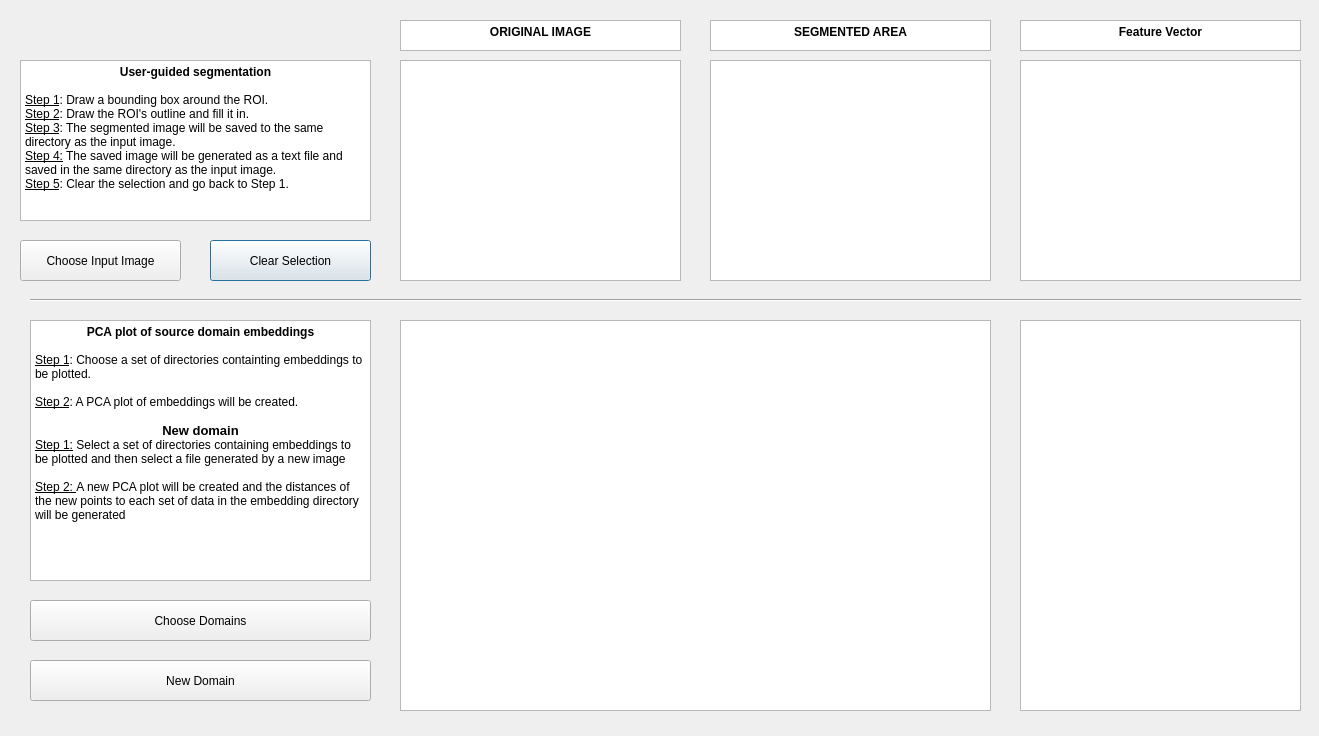
<?xml version="1.0" encoding="UTF-8"?>
<ui version="4.0">
 <class>Dialog</class>
 <widget class="QDialog" name="Dialog">
  <property name="geometry">
   <rect>
    <x>0</x>
    <y>0</y>
    <width>1319</width>
    <height>736</height>
   </rect>
  </property>
  <property name="windowTitle">
   <string>Dialog</string>
  </property>
  <widget class="QGraphicsView" name="originalImage">
   <property name="geometry">
    <rect>
     <x>400</x>
     <y>60</y>
     <width>281</width>
     <height>221</height>
    </rect>
   </property>
  </widget>
  <widget class="QGraphicsView" name="segmentedImage">
   <property name="geometry">
    <rect>
     <x>710</x>
     <y>60</y>
     <width>281</width>
     <height>221</height>
    </rect>
   </property>
  </widget>
  <widget class="QPushButton" name="clearSelection">
   <property name="geometry">
    <rect>
     <x>210</x>
     <y>240</y>
     <width>161</width>
     <height>41</height>
    </rect>
   </property>
   <property name="text">
    <string>Clear Selection</string>
   </property>
  </widget>
  <widget class="QTextBrowser" name="textBrowser">
   <property name="geometry">
    <rect>
     <x>20</x>
     <y>60</y>
     <width>351</width>
     <height>161</height>
    </rect>
   </property>
   <property name="html">
    <string>&lt;!DOCTYPE HTML PUBLIC &quot;-//W3C//DTD HTML 4.0//EN&quot; &quot;http://www.w3.org/TR/REC-html40/strict.dtd&quot;&gt;
&lt;html&gt;&lt;head&gt;&lt;meta name=&quot;qrichtext&quot; content=&quot;1&quot; /&gt;&lt;style type=&quot;text/css&quot;&gt;
p, li { white-space: pre-wrap; }
&lt;/style&gt;&lt;/head&gt;&lt;body style=&quot; font-family:'SimSun'; font-size:9pt; font-weight:400; font-style:normal;&quot;&gt;
&lt;p align=&quot;center&quot; style=&quot; margin-top:0px; margin-bottom:0px; margin-left:0px; margin-right:0px; -qt-block-indent:0; text-indent:0px;&quot;&gt;&lt;span style=&quot; font-family:'Segoe UI'; font-weight:696;&quot;&gt;User-guided segmentation&lt;/span&gt;&lt;span style=&quot; font-family:'Segoe UI';&quot;&gt;&lt;br /&gt;&lt;/span&gt;&lt;/p&gt;
&lt;p style=&quot; margin-top:0px; margin-bottom:0px; margin-left:0px; margin-right:0px; -qt-block-indent:0; text-indent:0px;&quot;&gt;&lt;span style=&quot; font-family:'Segoe UI'; text-decoration: underline;&quot;&gt;Step 1&lt;/span&gt;&lt;span style=&quot; font-family:'Segoe UI';&quot;&gt;: Draw a bounding box around the ROI.&lt;/span&gt;&lt;/p&gt;
&lt;p style=&quot; margin-top:0px; margin-bottom:0px; margin-left:0px; margin-right:0px; -qt-block-indent:0; text-indent:0px;&quot;&gt;&lt;span style=&quot; font-family:'Segoe UI'; text-decoration: underline;&quot;&gt;Step 2&lt;/span&gt;&lt;span style=&quot; font-family:'Segoe UI';&quot;&gt;: Draw the ROI's outline and fill it in. &lt;/span&gt;&lt;/p&gt;
&lt;p style=&quot; margin-top:0px; margin-bottom:0px; margin-left:0px; margin-right:0px; -qt-block-indent:0; text-indent:0px;&quot;&gt;&lt;span style=&quot; font-family:'Segoe UI'; text-decoration: underline;&quot;&gt;Step 3&lt;/span&gt;&lt;span style=&quot; font-family:'Segoe UI';&quot;&gt;: The segmented image will be saved to the same directory as the input image.&lt;/span&gt;&lt;/p&gt;
&lt;p style=&quot; margin-top:0px; margin-bottom:0px; margin-left:0px; margin-right:0px; -qt-block-indent:0; text-indent:0px;&quot;&gt;&lt;span style=&quot; font-family:'Segoe UI'; text-decoration: underline;&quot;&gt;Step 4:&lt;/span&gt;&lt;span style=&quot; font-family:'Segoe UI';&quot;&gt; The saved image will be generated as a text file and saved in the same directory as the input image.&lt;/span&gt;&lt;/p&gt;
&lt;p style=&quot; margin-top:0px; margin-bottom:0px; margin-left:0px; margin-right:0px; -qt-block-indent:0; text-indent:0px;&quot;&gt;&lt;span style=&quot; font-family:'Segoe UI'; text-decoration: underline;&quot;&gt;Step 5&lt;/span&gt;&lt;span style=&quot; font-family:'Segoe UI';&quot;&gt;: Clear the selection and go back to Step 1.&lt;/span&gt;&lt;/p&gt;&lt;/body&gt;&lt;/html&gt;</string>
   </property>
  </widget>
  <widget class="QTextBrowser" name="textBrowser_2">
   <property name="geometry">
    <rect>
     <x>400</x>
     <y>20</y>
     <width>281</width>
     <height>31</height>
    </rect>
   </property>
   <property name="html">
    <string>&lt;!DOCTYPE HTML PUBLIC &quot;-//W3C//DTD HTML 4.0//EN&quot; &quot;http://www.w3.org/TR/REC-html40/strict.dtd&quot;&gt;
&lt;html&gt;&lt;head&gt;&lt;meta name=&quot;qrichtext&quot; content=&quot;1&quot; /&gt;&lt;style type=&quot;text/css&quot;&gt;
p, li { white-space: pre-wrap; }
&lt;/style&gt;&lt;/head&gt;&lt;body style=&quot; font-family:'SimSun'; font-size:9pt; font-weight:400; font-style:normal;&quot;&gt;
&lt;p align=&quot;center&quot; style=&quot; margin-top:0px; margin-bottom:0px; margin-left:0px; margin-right:0px; -qt-block-indent:0; text-indent:0px;&quot;&gt;&lt;span style=&quot; font-family:'Segoe UI'; font-weight:696;&quot;&gt;ORIGINAL IMAGE&lt;/span&gt;&lt;/p&gt;&lt;/body&gt;&lt;/html&gt;</string>
   </property>
  </widget>
  <widget class="QTextBrowser" name="textBrowser_3">
   <property name="geometry">
    <rect>
     <x>710</x>
     <y>20</y>
     <width>281</width>
     <height>31</height>
    </rect>
   </property>
   <property name="html">
    <string>&lt;!DOCTYPE HTML PUBLIC &quot;-//W3C//DTD HTML 4.0//EN&quot; &quot;http://www.w3.org/TR/REC-html40/strict.dtd&quot;&gt;
&lt;html&gt;&lt;head&gt;&lt;meta name=&quot;qrichtext&quot; content=&quot;1&quot; /&gt;&lt;style type=&quot;text/css&quot;&gt;
p, li { white-space: pre-wrap; }
&lt;/style&gt;&lt;/head&gt;&lt;body style=&quot; font-family:'SimSun'; font-size:9pt; font-weight:400; font-style:normal;&quot;&gt;
&lt;p align=&quot;center&quot; style=&quot; margin-top:0px; margin-bottom:0px; margin-left:0px; margin-right:0px; -qt-block-indent:0; text-indent:0px;&quot;&gt;&lt;span style=&quot; font-family:'Segoe UI'; font-weight:696;&quot;&gt;SEGMENTED AREA&lt;/span&gt;&lt;/p&gt;&lt;/body&gt;&lt;/html&gt;</string>
   </property>
  </widget>
  <widget class="Line" name="line">
   <property name="geometry">
    <rect>
     <x>30</x>
     <y>290</y>
     <width>1271</width>
     <height>21</height>
    </rect>
   </property>
   <property name="orientation">
    <enum>Qt::Horizontal</enum>
   </property>
  </widget>
  <widget class="QGraphicsView" name="embeddingsView">
   <property name="geometry">
    <rect>
     <x>400</x>
     <y>320</y>
     <width>591</width>
     <height>391</height>
    </rect>
   </property>
  </widget>
  <widget class="QPushButton" name="chooseEmbeddingDirs">
   <property name="geometry">
    <rect>
     <x>30</x>
     <y>600</y>
     <width>341</width>
     <height>41</height>
    </rect>
   </property>
   <property name="text">
    <string>Choose Domains</string>
   </property>
  </widget>
  <widget class="QTextBrowser" name="textBrowser_4">
   <property name="geometry">
    <rect>
     <x>30</x>
     <y>320</y>
     <width>341</width>
     <height>261</height>
    </rect>
   </property>
   <property name="html">
    <string>&lt;!DOCTYPE HTML PUBLIC &quot;-//W3C//DTD HTML 4.0//EN&quot; &quot;http://www.w3.org/TR/REC-html40/strict.dtd&quot;&gt;
&lt;html&gt;&lt;head&gt;&lt;meta name=&quot;qrichtext&quot; content=&quot;1&quot; /&gt;&lt;style type=&quot;text/css&quot;&gt;
p, li { white-space: pre-wrap; }
&lt;/style&gt;&lt;/head&gt;&lt;body style=&quot; font-family:'SimSun'; font-size:9pt; font-weight:400; font-style:normal;&quot;&gt;
&lt;p align=&quot;center&quot; style=&quot; margin-top:0px; margin-bottom:0px; margin-left:0px; margin-right:0px; -qt-block-indent:0; text-indent:0px;&quot;&gt;&lt;span style=&quot; font-family:'Segoe UI'; font-weight:696;&quot;&gt;PCA plot of source domain embeddings&lt;/span&gt;&lt;span style=&quot; font-family:'Segoe UI';&quot;&gt;&lt;br /&gt;&lt;/span&gt;&lt;/p&gt;
&lt;p style=&quot; margin-top:0px; margin-bottom:0px; margin-left:0px; margin-right:0px; -qt-block-indent:0; text-indent:0px;&quot;&gt;&lt;span style=&quot; font-family:'Segoe UI'; text-decoration: underline;&quot;&gt;Step 1&lt;/span&gt;&lt;span style=&quot; font-family:'Segoe UI';&quot;&gt;: Choose a set of directories containting embeddings to be plotted.&lt;/span&gt;&lt;/p&gt;
&lt;p style=&quot;-qt-paragraph-type:empty; margin-top:0px; margin-bottom:0px; margin-left:0px; margin-right:0px; -qt-block-indent:0; text-indent:0px; font-family:'Segoe UI';&quot;&gt;&lt;br /&gt;&lt;/p&gt;
&lt;p style=&quot; margin-top:0px; margin-bottom:0px; margin-left:0px; margin-right:0px; -qt-block-indent:0; text-indent:0px;&quot;&gt;&lt;span style=&quot; font-family:'Segoe UI'; text-decoration: underline;&quot;&gt;Step 2&lt;/span&gt;&lt;span style=&quot; font-family:'Segoe UI';&quot;&gt;: A PCA plot of embeddings will be created.&lt;/span&gt;&lt;/p&gt;
&lt;p style=&quot;-qt-paragraph-type:empty; margin-top:0px; margin-bottom:0px; margin-left:0px; margin-right:0px; -qt-block-indent:0; text-indent:0px; font-family:'Segoe UI';&quot;&gt;&lt;br /&gt;&lt;/p&gt;
&lt;p align=&quot;center&quot; style=&quot; margin-top:0px; margin-bottom:0px; margin-left:0px; margin-right:0px; -qt-block-indent:0; text-indent:0px;&quot;&gt;&lt;span style=&quot; font-family:'Segoe UI'; font-size:10pt; font-weight:600;&quot;&gt;New domain&lt;/span&gt;&lt;/p&gt;
&lt;p style=&quot; margin-top:0px; margin-bottom:0px; margin-left:0px; margin-right:0px; -qt-block-indent:0; text-indent:0px;&quot;&gt;&lt;span style=&quot; font-family:'Segoe UI'; text-decoration: underline;&quot;&gt;Step 1:&lt;/span&gt;&lt;span style=&quot; font-family:'Segoe UI';&quot;&gt; Select a set of directories containing embeddings to be plotted and then select a file generated by a new image&lt;/span&gt;&lt;/p&gt;
&lt;p style=&quot;-qt-paragraph-type:empty; margin-top:0px; margin-bottom:0px; margin-left:0px; margin-right:0px; -qt-block-indent:0; text-indent:0px; font-family:'Segoe UI';&quot;&gt;&lt;br /&gt;&lt;/p&gt;
&lt;p style=&quot; margin-top:0px; margin-bottom:0px; margin-left:0px; margin-right:0px; -qt-block-indent:0; text-indent:0px;&quot;&gt;&lt;span style=&quot; font-family:'Segoe UI'; text-decoration: underline;&quot;&gt;Step 2: &lt;/span&gt;&lt;span style=&quot; font-family:'Segoe UI';&quot;&gt;A new PCA plot will be created and the distances of the new points to each set of data in the embedding directory will be generated&lt;/span&gt;&lt;/p&gt;&lt;/body&gt;&lt;/html&gt;</string>
   </property>
  </widget>
  <widget class="QPushButton" name="chooseInputImage">
   <property name="geometry">
    <rect>
     <x>20</x>
     <y>240</y>
     <width>161</width>
     <height>41</height>
    </rect>
   </property>
   <property name="text">
    <string>Choose Input Image</string>
   </property>
  </widget>
  <widget class="QTextBrowser" name="textBrowser_5">
   <property name="geometry">
    <rect>
     <x>1020</x>
     <y>20</y>
     <width>281</width>
     <height>31</height>
    </rect>
   </property>
   <property name="html">
    <string>&lt;!DOCTYPE HTML PUBLIC &quot;-//W3C//DTD HTML 4.0//EN&quot; &quot;http://www.w3.org/TR/REC-html40/strict.dtd&quot;&gt;
&lt;html&gt;&lt;head&gt;&lt;meta name=&quot;qrichtext&quot; content=&quot;1&quot; /&gt;&lt;style type=&quot;text/css&quot;&gt;
p, li { white-space: pre-wrap; }
&lt;/style&gt;&lt;/head&gt;&lt;body style=&quot; font-family:'SimSun'; font-size:9pt; font-weight:400; font-style:normal;&quot;&gt;
&lt;p align=&quot;center&quot; style=&quot; margin-top:0px; margin-bottom:0px; margin-left:0px; margin-right:0px; -qt-block-indent:0; text-indent:0px;&quot;&gt;&lt;span style=&quot; font-family:'Segoe UI'; font-weight:696;&quot;&gt;Feature Vector&lt;/span&gt;&lt;/p&gt;&lt;/body&gt;&lt;/html&gt;</string>
   </property>
  </widget>
  <widget class="QTextBrowser" name="textBrowser_6">
   <property name="geometry">
    <rect>
     <x>1020</x>
     <y>60</y>
     <width>281</width>
     <height>221</height>
    </rect>
   </property>
  </widget>
  <widget class="QTextBrowser" name="textBrowser_7">
   <property name="geometry">
    <rect>
     <x>1020</x>
     <y>320</y>
     <width>281</width>
     <height>391</height>
    </rect>
   </property>
  </widget>
  <widget class="QPushButton" name="newdomain">
   <property name="geometry">
    <rect>
     <x>30</x>
     <y>660</y>
     <width>341</width>
     <height>41</height>
    </rect>
   </property>
   <property name="text">
    <string>New Domain</string>
   </property>
  </widget>
 </widget>
 <resources/>
 <connections/>
</ui>
